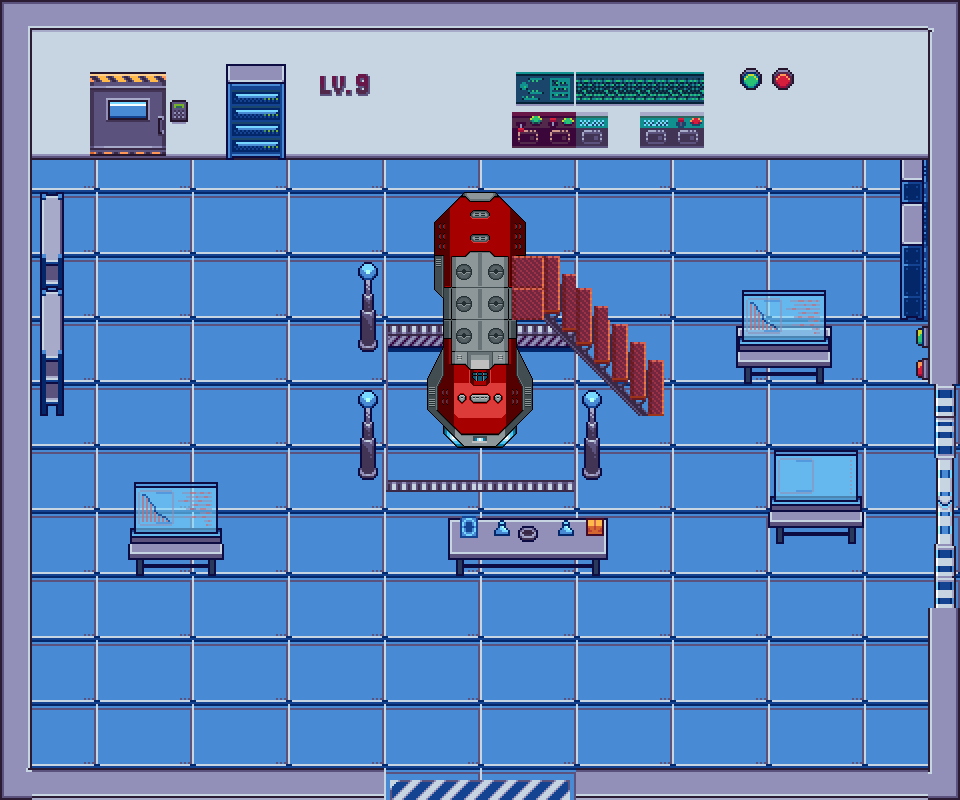

Below is a game level as drawn by its tile map, then a one-line description and the .tmx that defines it (tile-layer data replaced by summaries):
An orthogonal 30x25 tile map with 32x32 px tiles, 5 tile layers (Suelo, Paredes, Decoraciones, Maquina, ...), 4 tilesets.

<map version="1.10" tiledversion="1.12.2" orientation="orthogonal" renderorder="right-down" width="30" height="25" tilewidth="32" tileheight="32" infinite="0" nextlayerid="7" nextobjectid="1">
 <tileset firstgid="1" source="../../tilesets/ship_medium/ship_big_128x256.tsx" />
 <tileset firstgid="97" source="../../tilesets/lab/tiles_laboratory_LandOfPixels/tilesFloor32.tsx" />
 <tileset firstgid="295" source="../../tilesets/lab/tiles_laboratory_LandOfPixels/tilesWalls.tsx" />
 <tileset firstgid="487" source="../../tilesets/lab/tiles_laboratory_LandOfPixels/tilesStuff.tsx" />
 <layer id="1" name="Suelo" width="30" height="25">
  <data>[750 cells, 750 non-empty, 6 distinct tile ids]</data>
 </layer>
 <layer id="2" name="Paredes" width="30" height="25">
  <data>[750 cells, 218 non-empty, 16 distinct tile ids]</data>
 </layer>
 <layer id="5" name="Decoraciones" width="30" height="25">
  <data>[750 cells, 75 non-empty, 60 distinct tile ids]</data>
 </layer>
 <layer id="4" name="Maquina" width="30" height="25">
  <data>[750 cells, 44 non-empty, 44 distinct tile ids]</data>
 </layer>
 <layer id="6" name="Decoraciones2" width="30" height="25">
  <data>[750 cells, 78 non-empty, 58 distinct tile ids]</data>
 </layer>
</map>
